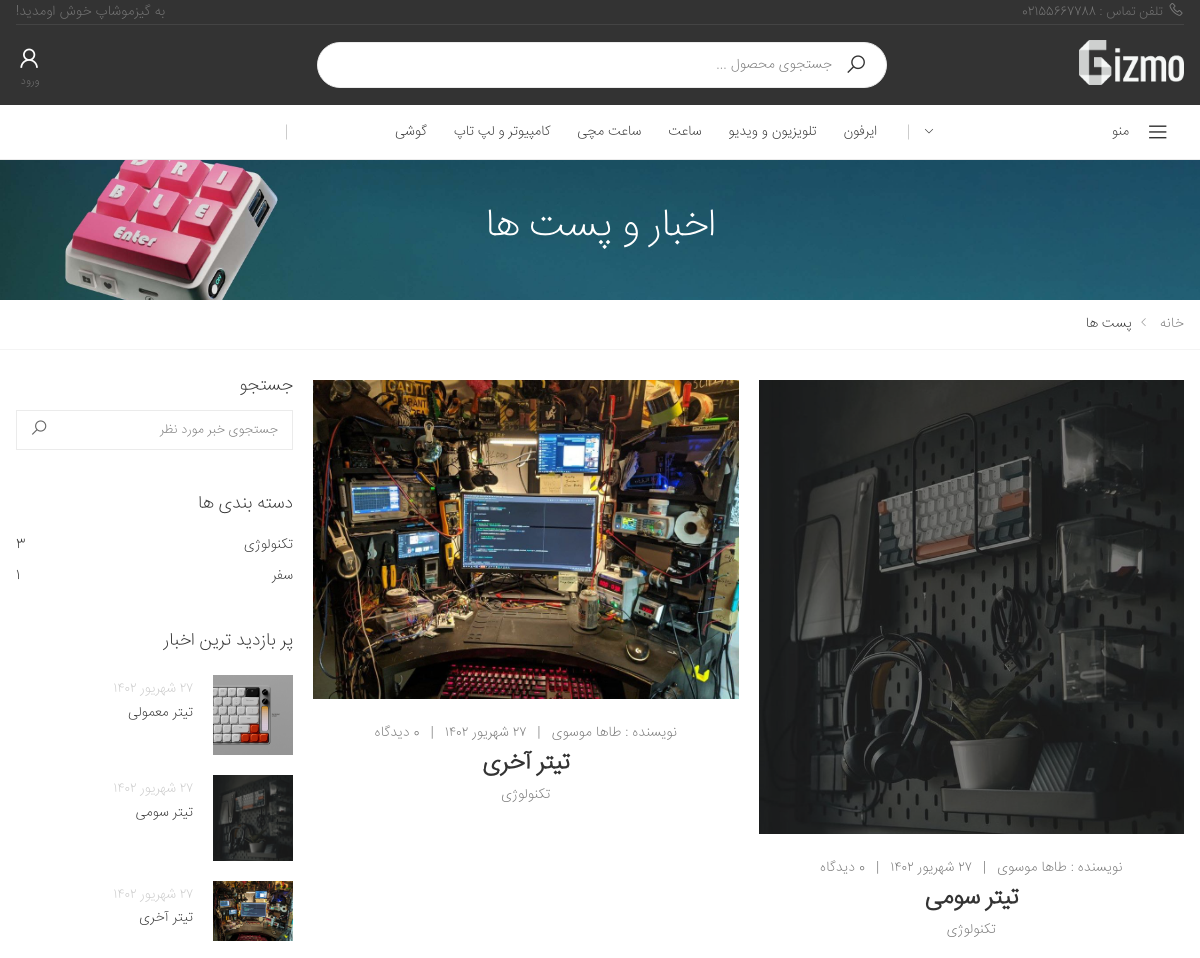
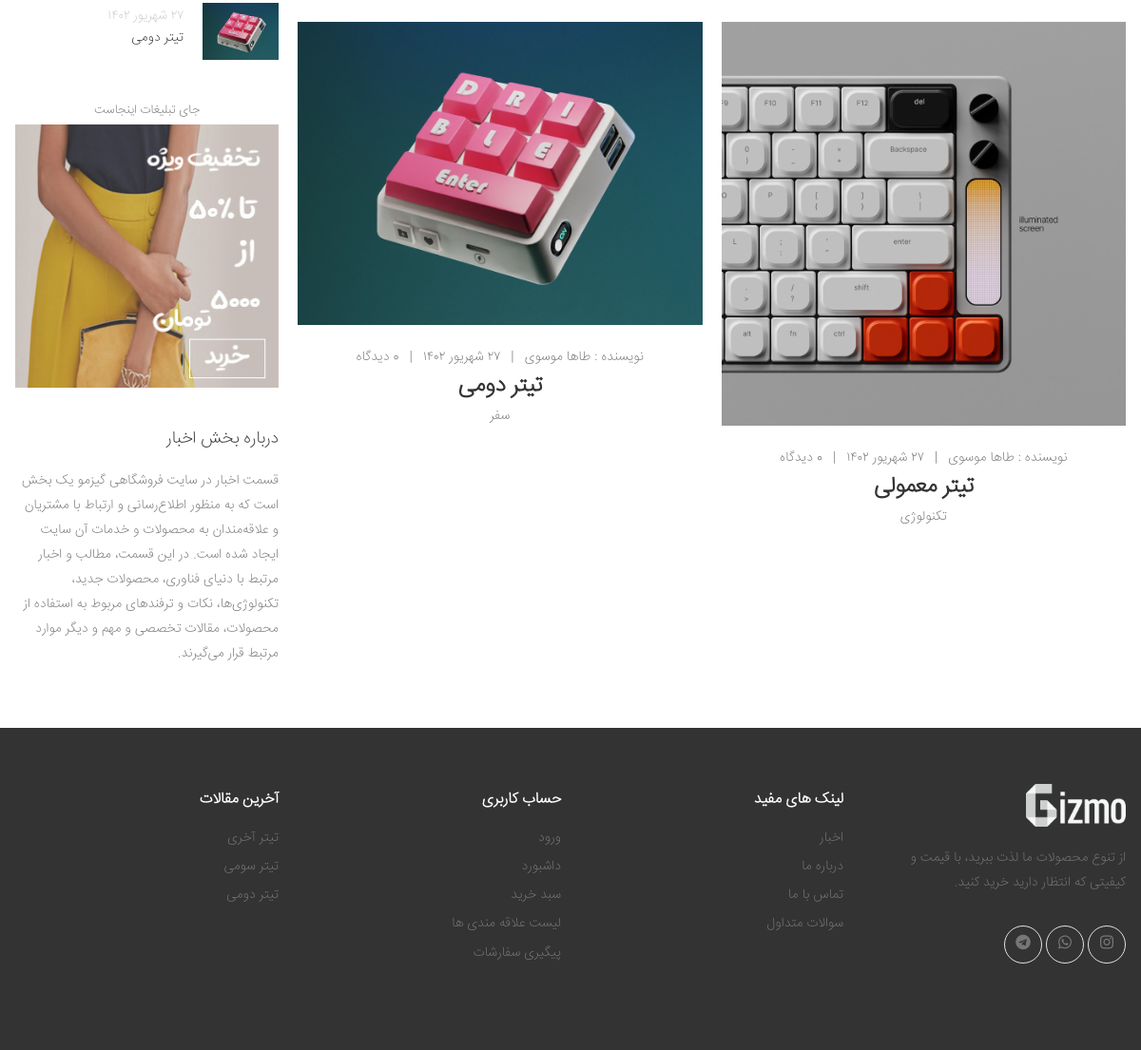
The page /blog/ on the database as committed earlier (2 pictures, top to bottom).
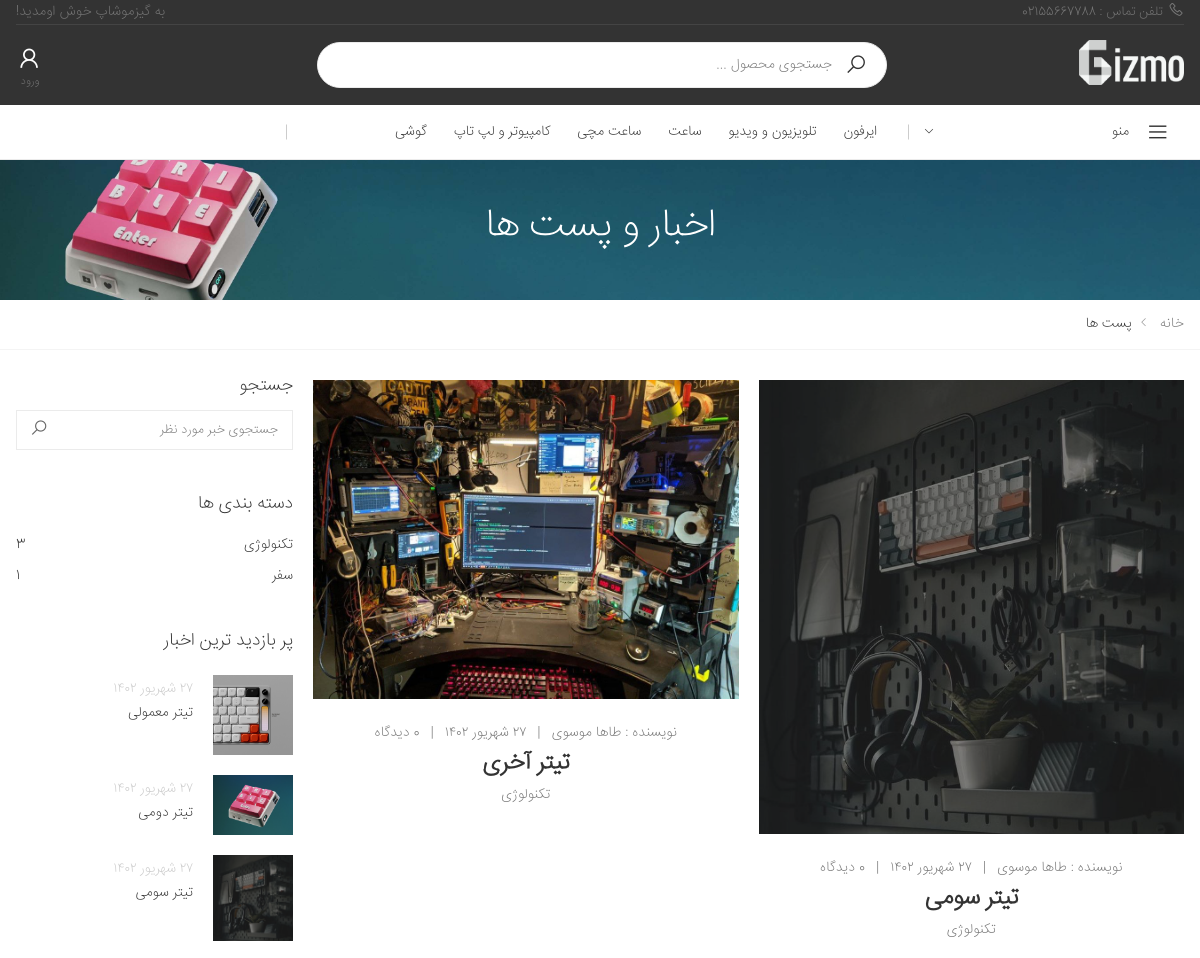
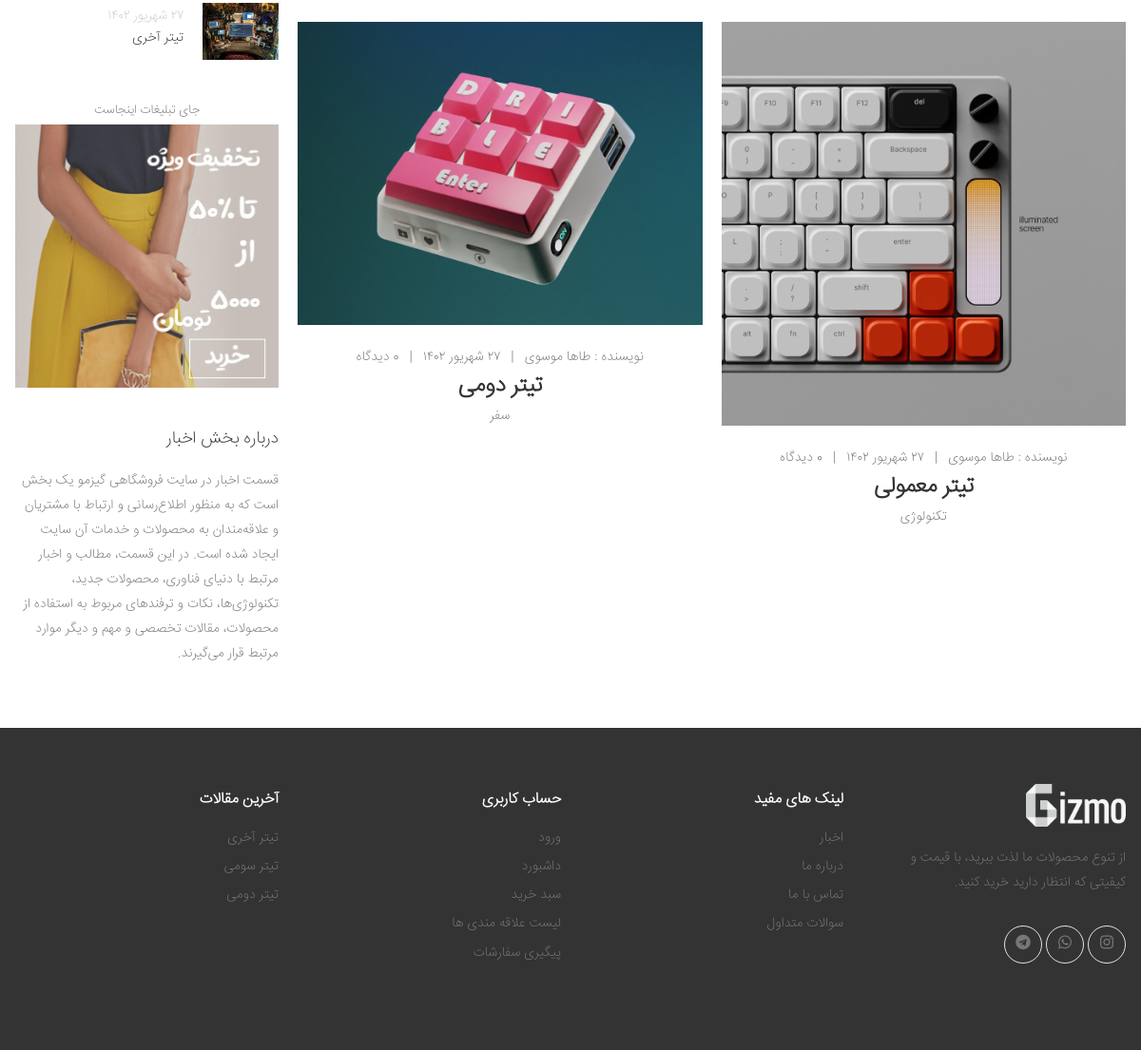
The same page on the database as committed later (2 pictures, top to bottom).
### stuff/models.py (models this page shows, shortened)
class Category(models.Model):
    sub_category = models.ForeignKey('self',on_delete=models.CASCADE, related_name='scategory',null=True,blank=True)
    is_sub = models.BooleanField(default=False)
    name = models.CharField(max_length=200)
    slug = models.SlugField(max_length=200,unique=True)
    class Meta:
        ordering = ('name',)
        verbose_name = 'category'
        verbose_name_plural = 'categories'
    def get_absolute_url(self):
        return reverse('stuff:category_detail',args=[self.id,1])

### blog/models.py (models this page shows, shortened)
class Article(models.Model):
    status_ch = (
        ('p' , "انتشار یافته"),
        ('d', "پیش نویس"),
        ('i', "در انتظار انتشار"),
        ('b',"برگشت داده شده"),
    )
    title = models.CharField(max_length=50,verbose_name="تیتر")
    text = models.TextField(verbose_name="متن")
    Author = models.ForeignKey(User,on_delete=models.CASCADE,related_name="articles",verbose_name="نویسنده")
    Cover = models.ImageField(upload_to="images",null=True,blank=True,verbose_name="تصویر")
    drafted = models.DateTimeField(auto_now_add=True,verbose_name="تاریخ پیش نویس")
    publish = models.DateTimeField(default=timezone.now,verbose_name="تاریخ انتشار")
    update = models.DateTimeField(auto_now=True,verbose_name="تاریخ آپدیت")
    slug = models.SlugField(max_length=40, unique = True,verbose_name="آدرس")
    status = models.CharField(max_length=1,choices = status_ch,verbose_name="وضعیت")
    Category = models.ManyToManyField(Category,related_name = "articles",verbose_name="دسته بندی")
    views = models.PositiveIntegerField(default=0, verbose_name="تعداد بازدید")
    is_for_landing = models.BooleanField(default=False)
    objects = ArticleManager()
    def get_absolute_url(self):
        return reverse("blog:article",args=[self.slug])
    def shamsi_date(self):
        return jalali_converter(self.publish)
    shamsi_date.short_description = "publish"
    def get_comments(self):
        comments = self.comments.all()
        return comments
    @staticmethod
    def get_popular_articles():
        popular_articles = Article.objects.order_by('-views')[:5]
        return popular_articles

class Category(models.Model):
    status_ch = (
        ('a' , "Active"),
        ('d', "Deactive"),
    )
    title = models.CharField(max_length=50,verbose_name="تیتر")
    slug = models.SlugField(max_length=40, unique = True,verbose_name="آدرس")
    Cover = models.ImageField(upload_to="images",null=True,blank=True,verbose_name="تصویر")
    status = models.CharField(max_length=1,choices = status_ch,verbose_name="وضعیت")
    objects = CategoryManager()
    def __str__(self):
        return self.title
    def get_absolute_url(self):
        return reverse("blog:category_articles",args=[self.slug,1])
    def count_articles(self):
        return self.articles.all().count()

### accounts/models.py (models this page shows, shortened)
class User(AbstractBaseUser):
    phoneNumber = models.CharField(unique=True, max_length=11)
    full_name = models.CharField(max_length=100, null=True, blank=True)
    is_admin = models.BooleanField(default=False)
    is_active = models.BooleanField(default=True)
    email = models.EmailField(unique=True)
    profile = models.OneToOneField(ProfileUser,on_delete=models.SET_NULL,blank=True,null=True,related_name="user")
    can_change_password = models.BooleanField(default=False)
    code = models.IntegerField(blank=True,null=True)
    wishlist = models.ManyToManyField(Product,blank=True,related_name ="wishlist")
    informing = models.ManyToManyField(Product,blank=True,related_name ="informing")
    USERNAME_FIELD = 'phoneNumber'
    objects = MyUserManager()
    def blog_articles(self):
        return reverse("blog:author_articles",args=[1,self.id])

### blog/views.py (the view)
# urls.py: path('',article_list,name="home_blog"),
def article_list(request,page=1):
    queryset = Article.objects.published()[::-1]
    paginator = Paginator(queryset, pagination_amount)
    articles = paginator.get_page(page)
    publicitar_banner = publicitar.objects.all()[::-1][0]
    Info = InformationsForTemplate(request)
    Info.update({'articles':articles,'categories':Category.objects.all(),'views_article':Article.get_popular_articles(),'paginator':paginator,'publicitar':publicitar_banner})
    return render(request,"blog/article_list.html",Info)

### blog/managers.py (called while the page is built)
    def published(self):
        return self.filter(status = "p")

### blog/models.py (called while the page is built)
    def get_absolute_url(self):
        return reverse(f"{self.main_link}:{self.out_link}",args=self.arg)

### cart/cart.py (called while the page is built)
    def get_count(self):
        return sum(1 for item in self.cart.values())

### facades/jalali.py (called while the page is built)
    def persian_tuple(self):
        return self.persian_year, self.persian_month, self.persian_day

### facades/models.py (called while the page is built)
    @staticmethod
    def filter():
        banners = banner.objects.all()
        result = {}
        for what in for_what_choices:
            reason = what[0]
            result[reason] = banners.filter(for_what=reason)
        return result

### facades/utils.py (called while the page is built)
def jalali_create(time):
    jmonth = ["فرودین","اردیبهشت","خرداد","تیر","مرداد","شهریور","مهر","آبان","آذر","دی","بهمن","اسفند"]
    time_to_str = "{},{},{}".format(time.year,time.month,time.day)
    time_to_tuple = jalali.Gregorian(time_to_str).persian_tuple()
    time_to_list = list(time_to_tuple)
    for index,month in enumerate(jmonth):
        if time_to_list[1] == index+1:
            time_to_list[1] = month
            break
    return time_to_list

### blog/templates/blog/article_list.html (shortened to what the changed rows need)
{% extends 'facades/base.html' %}
{% load static %}
{% block css %}{% include 'facades/parts/css.html' %}{% endblock %}
{% block main %}
<main class="main">
            <div class="page-header text-center" style="background-image: url({% static 'facades/images/banners/FAQBanner2.jpg' %})">
                <div class="container">
                    <h1 class="page-title" style="color:#fff">اخبار و پست ها</h1>
                </div>
            </div>
            <div class="page-content">
                <div class="container">
                    <div class="row">
                        <div class="col-lg-9">
                            <div class="entry-container max-col-2">
                                {% for article in articles %}
                                <div class="entry-item col-sm-6">
                                    <article class="entry entry-grid text-center">
                                        <figure class="entry-media">
                                            <a href="{{article.get_absolute_url}}">
                                                <img src="{{article.Cover.url}}" alt="توضیحات عکس">
                                            </a>
                                        </figure>
                                        <div class="entry-body">
                                            <div class="entry-meta">
                                                <span class="entry-author">
                                                    نویسنده : <a href="{{article.Author.blog_articles}}">{{article.Author.full_name}}</a>
                                                </span>
                                                <span class="meta-separator">|</span>
                                                <a>{{article.shamsi_date}}</a>
                                                <span class="meta-separator">|</span>
                                                <a>{{article.get_comments.count}} دیدگاه</a>
                                            </div>
                                            <h2 class="entry-title text-center">
                                                <a href="{{article.get_absolute_url}}">{{article.title}}</a>
                                            </h2>
                                            <div class="entry-cats text-center">
                                                {% for cat in article.Category.all %}
                                                    <a href="{{cat.get_absolute_url}}">{{cat}}</a>
                                                {% endfor %}
                                            </div>
                                        </div>
                                    </article>
                                </div>
                            {% endfor %}
                            </div>
                        </div>
                        <aside class="col-lg-3">
                            <div class="sidebar">
                                <div class="widget widget-cats">
                                    <ul>
                                        {% for cat in categories %}
                                        <li><a href="{{cat.get_absolute_url}}">{{cat}}<span>{{cat.count_articles}}</span></a></li>
                                        {% endfor %}
                                    </ul>
                                </div>
                                <div class="widget">
                                    <ul class="posts-list">
                                        {% for ps in views_article %}
                                        <li>
                                            <figure>
                                                <a href="{{ps.get_absolute_url}}">
                                                    <img src="{{ps.Cover.url}}" alt="article">
                                                </a>
                                            </figure>
                                            <div>
                                                <span>{{ps.shamsi_date}}</span>
                                                <h4><a href="{{ps.get_absolute_url}}">{{ps.title}}</a></h4>
                                            </div>
                                        </li>
                                        {% endfor %}
                                    </ul>
                                </div>
                            </div>
                        </aside>
                    </div>
                </div>
            </div>
        </main>
{% endblock %}

### facades/templates/facades/parts/black_header.html (shortened to what the changed rows need)
{% load static %}
<header class="header header-intro-clearance header-3">
    <div class="header-bottom sticky-header">
        <div class="container">
            <div class="header-center">
                <nav class="main-nav">
                    <ul class="menu sf-arrows">
                        {% for cat in allCategories %}
                        <li>
                            <a href="{{cat.get_absolute_url}}">{{cat.name}}</a>
                        </li>
                        {% endfor %}
                    </ul>
                </nav>
            </div>
        </div>
    </div>
</header>

### facades/templates/facades/parts/footer.html (shortened to what this page needs)
{% load static %}
<footer class="footer footer-dark">
    <div class="footer-middle">
        <div class="container">
            <div class="row" >
                <div class="col-sm-6 col-lg-3" style="height: 25rem;">
                    <div class="widget widget-about" >
                        <img src="{% static 'facades/images/gizmo_dark_typo01.png' %}" class="footer-logo" alt="Footer Logo"
                            width="105" height="45" >
                        <p>از تنوع محصولات ما لذت ببرید، با قیمت و کیفیتی که انتظار دارید خرید کنید.</p>
                        <div class="social-icons" >
                            <a href="https://www.instagram.com/gizmoshop.ir/" class="social-icon" title="اینستاگرام" target="_blank"><i
                                  class="icon-instagram"></i></a>
                            <a href="#" class="social-icon" title="واتساپ" target="_blank"><i
                                    class="icon-whatsapp"></i></a>
                            <a href="#" class="social-icon" title="تلگرام" target="_blank"><i
                                    class="icon-telegram"></i></a>
                        </div>
                    </div>
                </div>
                <div class="col-sm-6 col-lg-3">
                    <div class="widget">
                        <h4 class="widget-title">لینک های مفید</h4>
                        <ul class="widget-list">
                            <li><a href="{% url 'blog:home_blog' %}">اخبار</a></li>
                            <li><a href="{% url 'facades:aboutUs' %}">درباره ما</a></li>
                            <li><a href="{% url 'facades:contact' %}">تماس با ما</a></li>
                            <li><a href="{% url 'facades:FAQ' %}">سوالات متداول</a></li>
                        </ul>
                    </div>
                </div>
                <div class="col-sm-6 col-lg-3">
                    <div class="widget">
                        <h4 class="widget-title">حساب کاربری</h4>
                        <ul class="widget-list">
                            {% if request.user.is_authenticated %}
                            {% else %}
                            <li><a href="{% url "accounts:login" %}">ورود</a></li>
                            {% endif %}
                            <li><a href="{% url 'facades:dashboard' %}">داشبورد</a></li>
                            <li><a href="{% url "cart:detail" %}">سبد خرید</a></li>
                            <li><a href="{% url "stuff:showWishList" 1 %}">لیست علاقه مندی ها</a></li>
                            <li><a href="{% url "facades:dashboard" %}">پیگیری سفارشات</a></li>
                        </ul>
                    </div>
                </div>
                <div class="col-sm-6 col-lg-3">
                    <div class="widget">
                        <h4 class="widget-title">آخرین مقالات</h4>
                        <ul class="widget-list">
                            {% for article in footer_articles %}
                            <li><a href="{{article.get_absolute_url}}">{{article.title}}</a></li>
                            {% endfor %}
                        </ul>
                    </div>
                </div>
            </div>
        </div>
    </div>
</footer>

Rows that differ between the two databases and show on the page:
changed Article "تیتر دومی": moves up the list
